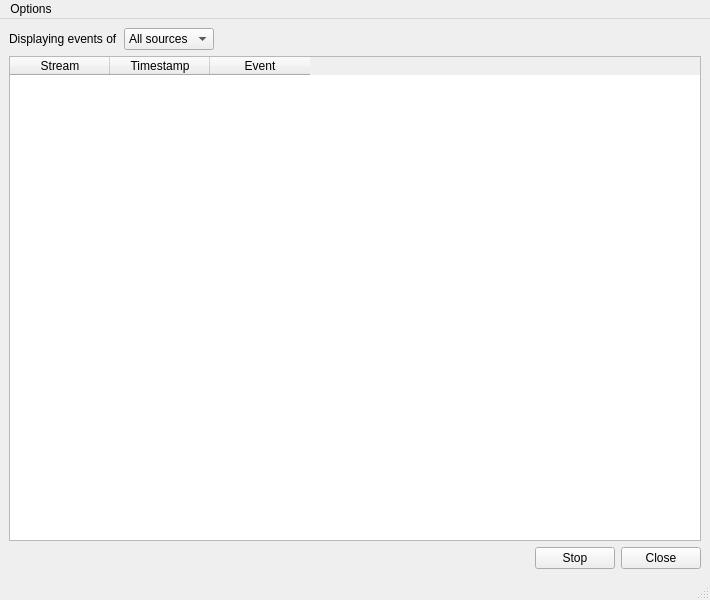
<?xml version="1.0" encoding="UTF-8"?>
<ui version="4.0">
 <class>MainWindow</class>
 <widget class="QMainWindow" name="MainWindow">
  <property name="geometry">
   <rect>
    <x>0</x>
    <y>0</y>
    <width>710</width>
    <height>600</height>
   </rect>
  </property>
  <property name="windowTitle">
   <string>Discrete Event Data Visualizer</string>
  </property>
  <property name="locale">
   <locale language="English" country="UnitedStates"/>
  </property>
  <widget class="QWidget" name="centralwidget">
   <property name="enabled">
    <bool>true</bool>
   </property>
   <layout class="QGridLayout" name="gridLayout">
    <item row="0" column="0">
     <layout class="QHBoxLayout" name="horizontalLayout">
      <item>
       <widget class="QLabel" name="label_src">
        <property name="text">
         <string>Displaying events of</string>
        </property>
       </widget>
      </item>
      <item>
       <widget class="QComboBox" name="comboBox_src">
        <item>
         <property name="text">
          <string>All sources</string>
         </property>
        </item>
       </widget>
      </item>
      <item>
       <layout class="QHBoxLayout" name="horizontalLayout_4">
        <item>
         <spacer name="horizontalSpacer">
          <property name="orientation">
           <enum>Qt::Horizontal</enum>
          </property>
          <property name="sizeHint" stdset="0">
           <size>
            <width>40</width>
            <height>20</height>
           </size>
          </property>
         </spacer>
        </item>
       </layout>
      </item>
      <item>
       <layout class="QHBoxLayout" name="horizontalLayout_2"/>
      </item>
     </layout>
    </item>
    <item row="1" column="0">
     <widget class="QTableWidget" name="eventTable">
      <property name="selectionBehavior">
       <enum>QAbstractItemView::SelectRows</enum>
      </property>
      <property name="rowCount">
       <number>0</number>
      </property>
      <property name="columnCount">
       <number>3</number>
      </property>
      <column>
       <property name="text">
        <string>Stream</string>
       </property>
       <property name="font">
        <font>
         <weight>50</weight>
         <bold>false</bold>
        </font>
       </property>
      </column>
      <column>
       <property name="text">
        <string>Timestamp</string>
       </property>
      </column>
      <column>
       <property name="text">
        <string>Event</string>
       </property>
      </column>
     </widget>
    </item>
    <item row="2" column="0">
     <layout class="QHBoxLayout" name="horizontalLayout_7">
      <item>
       <spacer name="horizontalSpacer_2">
        <property name="orientation">
         <enum>Qt::Horizontal</enum>
        </property>
        <property name="sizeHint" stdset="0">
         <size>
          <width>40</width>
          <height>20</height>
         </size>
        </property>
       </spacer>
      </item>
      <item>
       <widget class="QPushButton" name="StopButton">
        <property name="text">
         <string>Stop</string>
        </property>
       </widget>
      </item>
      <item>
       <widget class="QPushButton" name="CloseButton">
        <property name="text">
         <string>Close</string>
        </property>
       </widget>
      </item>
     </layout>
    </item>
   </layout>
  </widget>
  <widget class="QStatusBar" name="statusbar"/>
  <widget class="QMenuBar" name="menuBar">
   <property name="geometry">
    <rect>
     <x>0</x>
     <y>0</y>
     <width>710</width>
     <height>31</height>
    </rect>
   </property>
   <widget class="QMenu" name="menuOptions">
    <property name="title">
     <string>Options</string>
    </property>
    <addaction name="action_buffering_time"/>
   </widget>
   <addaction name="menuOptions"/>
  </widget>
  <action name="action_buffering_time">
   <property name="text">
    <string>Max data buffering time</string>
   </property>
  </action>
 </widget>
 <resources/>
 <connections/>
</ui>
